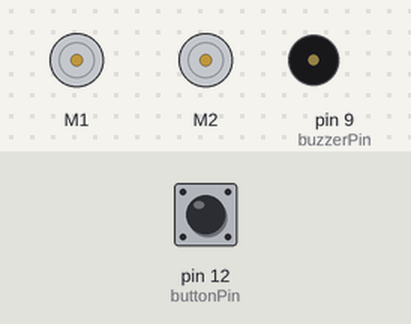
The sketch below on a simulated Arduino Uno, built with avr-gcc and run on an emulated ATmega328P. Parts: 2 × DC motor (green arrow = forward, orange = backward, longer = faster), buzzer (waves = sounding). The inputs (shaded band) are chosen by the test bench; at power-on: pin 12 (buttonPin) HIGH.

Above: at 1.2 s.
1.3 s: pin 12 (buttonPin) pulled LOW for 0.15 s
At 2.1 s:
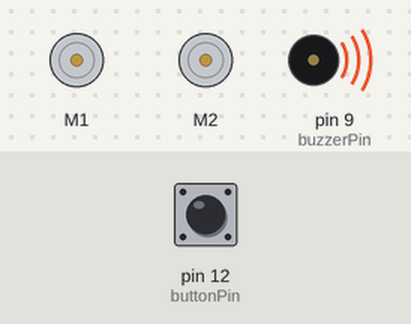
4.4 s: pin 12 (buttonPin) pulled LOW for 1 s
At 6.7 s:
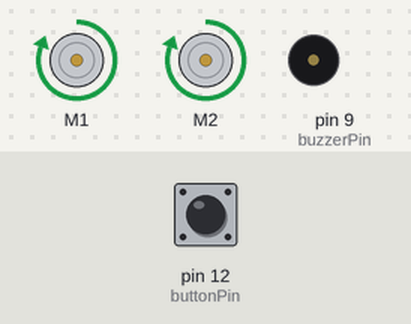
6.9 s: pin 12 (buttonPin) pulled LOW for 3.2 s
At 7.6 s:
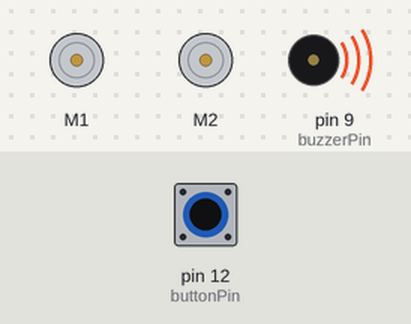
Timing chart, 0 to 13.4 s (numbered marks = the images above; inputs shaded):
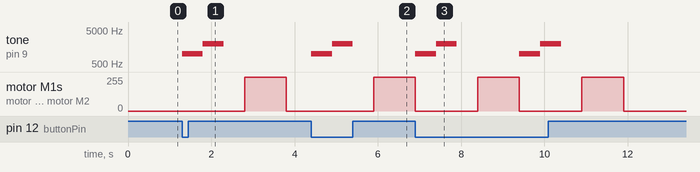

Measured:
- after the input at 1.3 s, tone on pin 9 (buzzerPin): silent → 1000 Hz at once, → 2000 Hz 0.50 s later, → silent 0.50 s later; motor M1, motor M2: stopped → forward 255/255 after 1.5 s, → stopped 1.0 s later
- after the input at 4.4 s, tone on pin 9 (buzzerPin): silent → 1000 Hz at once, → 2000 Hz 0.50 s later, → silent 0.50 s later; motor M1, motor M2: stopped → forward 255/255 after 1.5 s
- after the input at 6.9 s, tone on pin 9 (buzzerPin): plays 1000 Hz for 0.50 s, 2000 Hz for 0.50 s, 1000 Hz for 0.50 s, 2000 Hz for 0.50 s, starting at once

The sketch:

Pitt_MakingSounds_v3.ino
```cpp
/***********************************************************************
 * Pitt_MakingSounds_v3
 *
 * After uploading this sketch, push the D12 button on the RedBot Mainboard
 * to make some noise and start running!
 *
 * Hardware setup:
 * Plug the included RedBot Buzzer board into the Servo header labeled 9.
 *
 * This sketch was written by SparkFun Electronics, with lots of help from
 * the Arduino community. Modifications were made by the staff of ENGR 0716
 * at the University of Pittsburgh. This code is completely free for any use.
 *
 * 23 Sept 2013 N. Seidle/M. Hord
 * 29 Oct 2014 B. Huang
 * 14 Jan 2015 Zach Patterson: Modifications and save as Pitt_MakingSounds
 * 24 Jan 2015 Joseph Samosky: Edits and save as Pitt_MakingSounds_v2
 * 10 Sept 2015 Joseph Samosky: Edited comments and saved as Pitt_MakingSounds_v3
 *
 ***********************************************************************/

#include <RedBot.h>
RedBotMotors motors;

// Create a couple of constants for our pins.
const int buzzerPin = 9;
const int buttonPin = 12;

void setup()
{
  pinMode(buttonPin, INPUT_PULLUP); // configures the button as an INPUT
  // INPUT_PULLUP defaults it to HIGH.
  pinMode(buzzerPin, OUTPUT);  // configures the buzzerPin as an OUTPUT
}

void loop()
{
  if ( digitalRead(buttonPin) == LOW ) // if the button is pushed (LOW)
  {

    // Play a 1kHz tone on the pin number held in the variable "buzzerPin".
    tone(buzzerPin, 1000);
    delay(500);   // Wait for 500 ms.
    noTone(buzzerPin);   // Stop playing the tone.

    // The above code plays a tome of a specified duration using the delay() function.
    // Note that program execution pauses until the delay interval is finished.

    //Below is an alternative way of controlling tone length: by using
    // a third parameter in the function argument list (here: 500) to specify the
    // tone’s duration in milliseconds. Note that program execution *continues*
    // while the tone is playing, so we can activate the RedBot's motors during
    // the tone.

    // Play a 2kHz tone on the buzzer pin for 500 ms.
    tone(buzzerPin, 2000, 500);

    delay(1000);           // Delay for 1000 ms. For first 500 ms, the tone is playing.
    motors.drive(255);     // Start the motors.
    delay(1000);           // Delay for 1 second.

    motors.brake();        // Stop the motors.
  }

  else  // Otherwise, do this (nothing).
  {
  }
}
```
